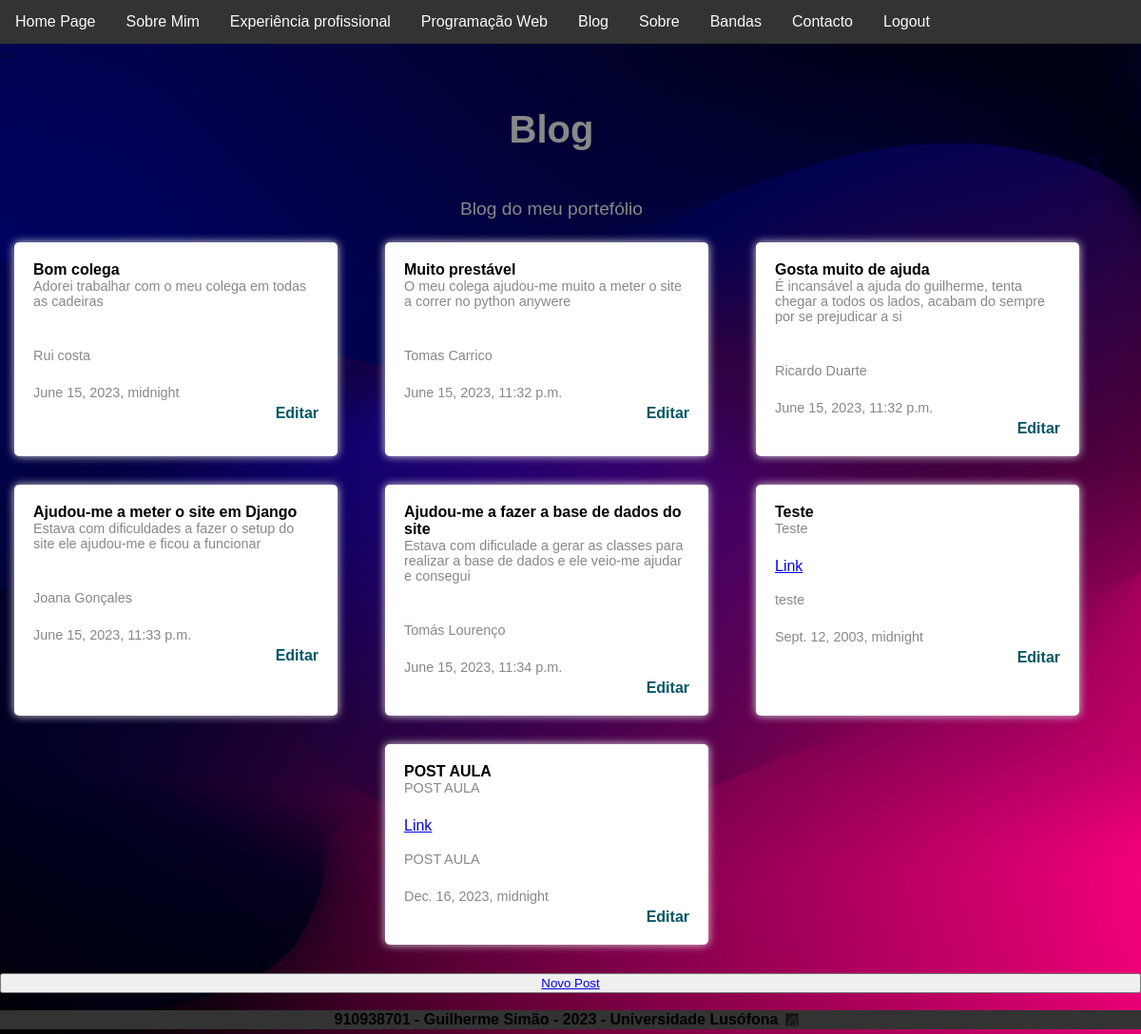
/blog (signed in), run on the app's committed database.
### portfolio/models.py (models this page shows, shortened)
class Publicacao(models.Model):
    imagem = models.ImageField(upload_to='static/portfolio/images', blank=True)
    autor = models.CharField(max_length=25)
    data = models.DateTimeField()
    titulo = models.CharField(max_length=100)
    descricao = models.CharField(max_length=2000)
    link = models.CharField(max_length=1000, null=True, blank=True)

### portfolio/views.py (the view)
# urls.py: path('blog', views.blog_page_view, name='blog'),
def blog_page_view(request):
    context = {'posts': Publicacao.objects.all()}
    return render(request, 'blog.html', context)

### portfolio/templates/blog.html (shortened to what this page needs)
{% extends 'portfolio/layout.html' %}
{% block main %}
    <h1 class="h1projetos">Blog</h1>
    <p class="projetos">Blog do meu portefólio</p>
<div class="wrapper">
    <ul class="ulprojetos">
        {% for post in posts %}
            <li class="liprojetos">
                <strong>{{post.titulo}}</strong>
                <br>
                <span class="spanprojetos">{{post.descricao}}</span><br>
                {% if post.link is not None %}
                    <a href="{{post.link |default_if_none:'#'}}">Link</a><br>
                {% endif %}<br>
                <span class="spanprojetos">{{post.autor}}</span><br>
                <span class="spanprojetos">{{post.data}}</span>
            {% if user.is_authenticated %}
                <a href="{% url 'portefolio:editarpost' post.id %}" class="aprojetos" style="float: right; margin:auto;">Editar</a>
            {% endif %}
            </li>
        {% endfor %}
    </ul>
    <button><a href="{% url 'portefolio:novoBlog' %}" >Novo Post</a></button> -->
</div>
{% endblock %}

### portfolio/static/css/layout.css (style rules this page uses)
body { background-color: #f5f5f5; font-family: Arial, sans-serif; margin: 0; padding: 0; height: 100%; background: url('../images/project1.jpg') no-repeat center center fixed; -webkit-background-size: cover; -moz-background-size: cover; -o-background-size: cover; background-size: cover; }
.wrapper { display: flex; flex-direction: column; min-height: 100vh; }
.h1projetos { margin-top: 0; color: #888; font-size: 2.5em; text-align: center; padding-top: 50px; margin-right: 40px; padding-bottom: 20px; }
.projetos { color: #888; font-size: 1.2em; line-height: 1.5; margin-bottom: 20px; margin-right: 40px; text-align: center; }
.ulprojetos { list-style: none; padding: 0; margin: 0; display: flex; flex-wrap: wrap; justify-content: center; }
.liprojetos { margin-bottom: 30px; margin-right: 50px; width: 300px; height: auto; box-shadow: 0px 0px 10px #ddd; padding: 20px; text-align: left; background-color: #fff; border-radius: 5px; transition: all 0.3s ease-in-out; }
.spanprojetos { display: block; margin-bottom: 5px; font-size: 0.9em; color: #888; }
.aprojetos { color: #005766; text-decoration: none; font-weight: bold; transition: all 0.3s ease-in-out; }

### data on the page
Publicacao: titulo "Bom colega", descricao "Adorei trabalhar com o meu colega em todas as cadeiras", autor "Rui costa", data "June 15, 2023, midnight"
Publicacao: titulo "Muito prestável", descricao "O meu colega ajudou-me muito a meter o site a correr no python anywere", autor "Tomas Carrico", data "June 15, 2023, 11:32 p.m."
Publicacao: titulo "Gosta muito de ajuda", descricao "É incansável a ajuda do guilherme, tenta chegar a todos os lados, acabam do sempre por se prejudicar a si", autor "Ricardo Duarte", data "June 15, 2023, 11:32 p.m."
Publicacao: titulo "Ajudou-me a meter o site em Django", descricao "Estava com dificuldades a fazer o setup do site ele ajudou-me e ficou a funcionar", autor "Joana Gonçales", data "June 15, 2023, 11:33 p.m."
Publicacao: titulo "Ajudou-me a fazer a base de dados do site", descricao "Estava com dificulade a gerar as classes para realizar a base de dados e ele veio-me ajudar e consegui", autor "Tomás Lourenço", data "June 15, 2023, 11:34 p.m."
Publicacao: titulo "Teste", descricao "Teste", autor "teste", data "Sept. 12, 2003, midnight"
Publicacao: titulo "POST AULA", descricao "POST AULA", autor "POST AULA", data "Dec. 16, 2023, midnight"
